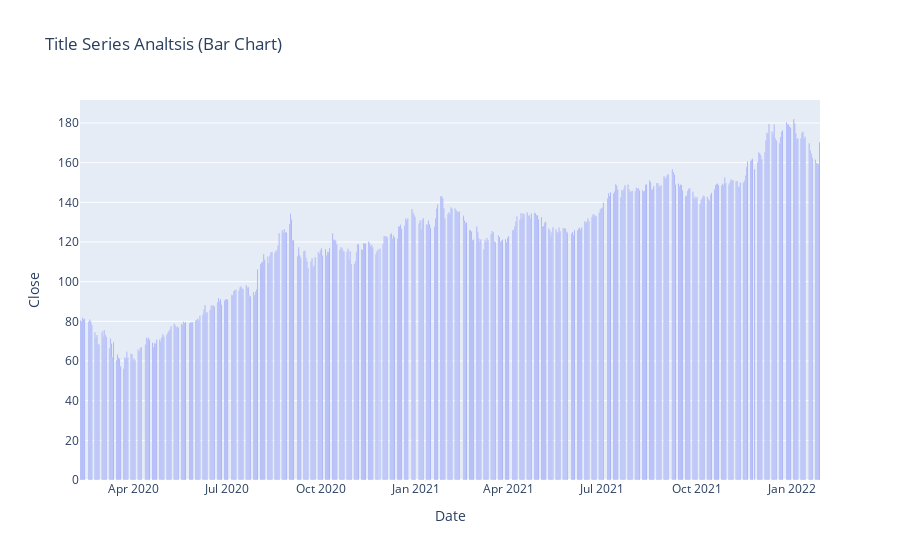

Notebook cell for this chart:
### Markdown cell above
visualize a bar plot to visualize the trends of close prices over the period

### Code cell
figure = px.bar(data, x=data.index, 
                y = data['Close'],
                title = "Title Series Analtsis (Bar Chart)")
figure.show()

### Figure 1 — Plotly figure (JSON) as saved in the notebook; plotly's stock layout.template omitted (floating-point values rounded to 4 significant figures; data arrays with more than 128 entries replaced by an {"elided": "..."} marker saying what was removed)
{"data": [{"alignmentgroup": "True", "hovertemplate": "Date=%{x}<br>Close=%{y}<extra></extra>", "legendgroup": "", "marker": {"color": "#636efa"}, "name": "", "offsetgroup": "", "orientation": "v", "showlegend": false, "textposition": "auto", "type": "bar", "x": {"elided": "498 str values"}, "xaxis": "x", "y": {"elided": "498 float values"}, "yaxis": "y"}], "layout": {"barmode": "relative", "legend": {"tracegroupgap": 0}, "title": {"text": "Title Series Analtsis (Bar Chart)"}, "xaxis": {"anchor": "y", "domain": [0, 1], "title": {"text": "Date"}}, "yaxis": {"anchor": "x", "domain": [0, 1], "title": {"text": "Close"}}}}
